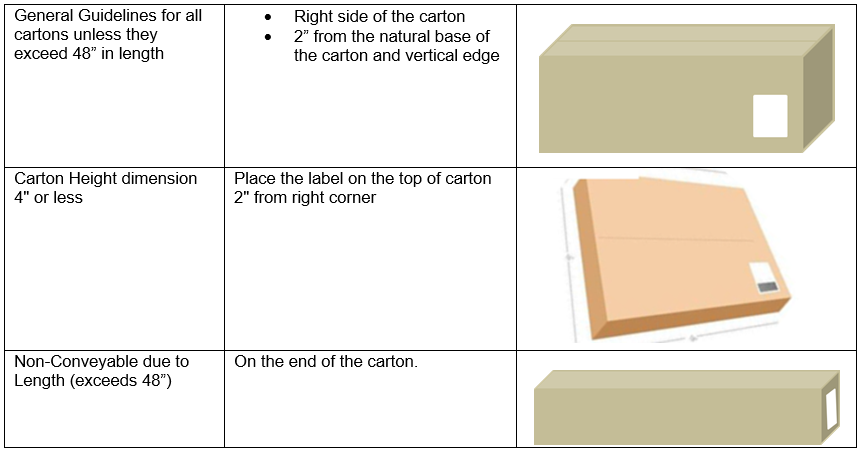
#> input picture extracted_image.jpg, 862 x 452 px
$ python main.py extracted_image.jpg
#> lines starting #> are read from the running program, lines starting #| are printed output that depends on the picture; after the words box and inside, x2 and y2 are one past the last pixel; in counts of white or black regions, pixels touching at a corner belong together
import cv2
import argparse
from typing import Tuple

class Box:
    def __init__(self, x: int, y: int, w: int, h: int):
        self.x = x
        self.y = y
        self.w = w
        self.h = h

    def dimensions(self) -> Tuple[int, int]:
        return self.w, self.h


class Label:
    def __init__(self, x: int, y: int, w: int, h: int):
        self.x = x
        self.y = y
        self.w = w
        self.h = h


def calculate_label_closeness_and_offset(image_path: str, display: bool = False) -> None:
    """
    Detects the box and label in an image, calculates their closeness, and offset.

    Args:
        image_path: Path to the image file.
        display: Whether to display the image with detected objects. Default is False.

    Returns:
        None
    """
#> called with image_path = 'extracted_image.jpg', display = False
    img = cv2.imread(image_path)
#> img is the input picture: shape (452, 862, 3); mean B, G, R 224.5, 232.7, 236.5

    # Box Detection (using edge detection)
    gray_img = cv2.cvtColor(img, cv2.COLOR_BGR2GRAY)
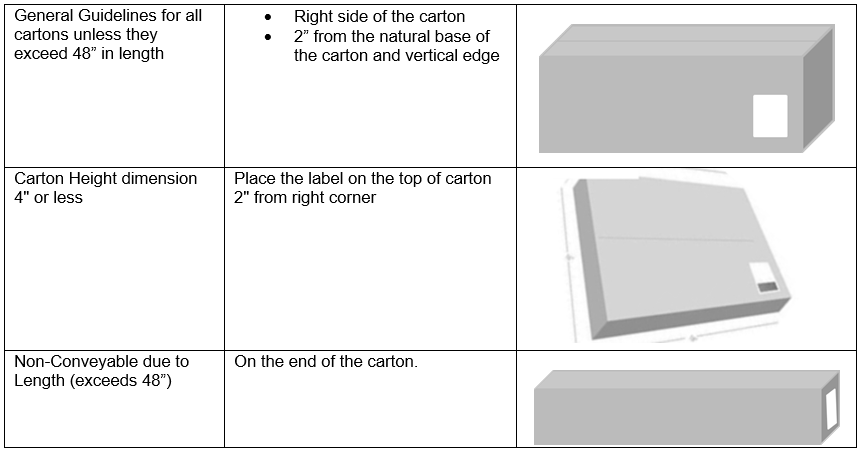
#> gray_img: shape (452, 862); min 0, max 255, mean 232.9
    edges = cv2.Canny(gray_img, 50, 150)
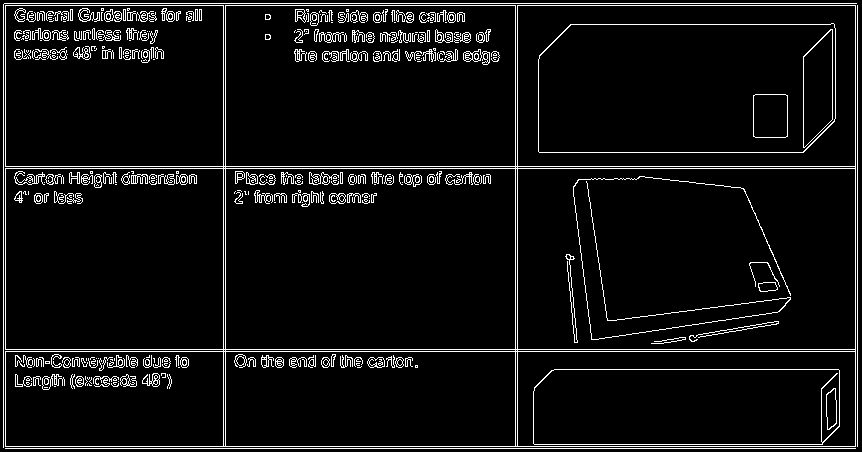
#> edges: shape (452, 862); 6.1% white in thin lines or dots
    contours_edges, _ = cv2.findContours(edges, cv2.RETR_EXTERNAL, cv2.CHAIN_APPROX_SIMPLE)
#> contours_edges = 4 contours, 3 with area under 20; largest, box (x1, y1, x2, y2) and area: (5, 5, 856, 447) 373338
    largest_contour_edges = max(contours_edges, key=cv2.contourArea)
#> largest_contour_edges = contour of 24 points, box (x1, y1, x2, y2) (5, 5, 856, 447), area 373338
    approx = cv2.approxPolyDP(largest_contour_edges, 0.04 * cv2.arcLength(largest_contour_edges, True), True)
#> approx = [[5, 5], [223, 167], [5, 168], [223, 350], [5, 446], [855, 446], [855, 5]]
    if len(approx) == 4:  # Assuming box is a quadrilateral
        x_box, y_box, w_box, h_box = cv2.boundingRect(largest_contour_edges)
        box = Box(x_box, y_box, w_box, h_box)
        print("Box dimensions (edges):", *box.dimensions())

    # Label Detection (refined)
    thresh_label = cv2.threshold(gray_img, 240, 255, cv2.THRESH_BINARY)[1]
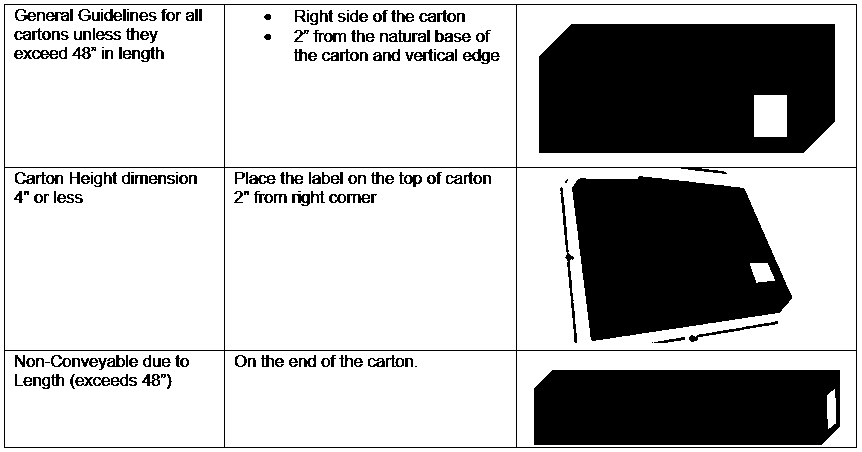
#> thresh_label: shape (452, 862); 73.7% white; 207 black regions (26 under 20 px), largest, box (x1, y1, x2, y2) and area: (539, 24, 835, 153) 35774, (572, 176, 792, 341) 27388, (534, 370, 840, 445) 22311
    contours_label, _ = cv2.findContours(thresh_label, cv2.RETR_EXTERNAL, cv2.CHAIN_APPROX_SIMPLE)
#> contours_label = [[[0, 0], [0, 451], [861, 451], [861, 0]]]
    largest_contour_label = max(contours_label, key=cv2.contourArea)
#> largest_contour_label = [[0, 0], [0, 451], [861, 451], [861, 0]]
    x_label, y_label, w_label, h_label = cv2.boundingRect(largest_contour_label)
#> x_label = 0; y_label = 0; w_label = 862; h_label = 452
    label = Label(x_label, y_label, w_label, h_label)
#> in __init__, `self.x = x`: self.x = 0
#> in __init__, `self.w = w`: self.w = 862
#> in __init__, `self.h = h`: self.h = 452

    # Calculate label closeness
    if contours_label and contours_edges:
#> (the run stopped early here; a loop or call above may not have finished)
